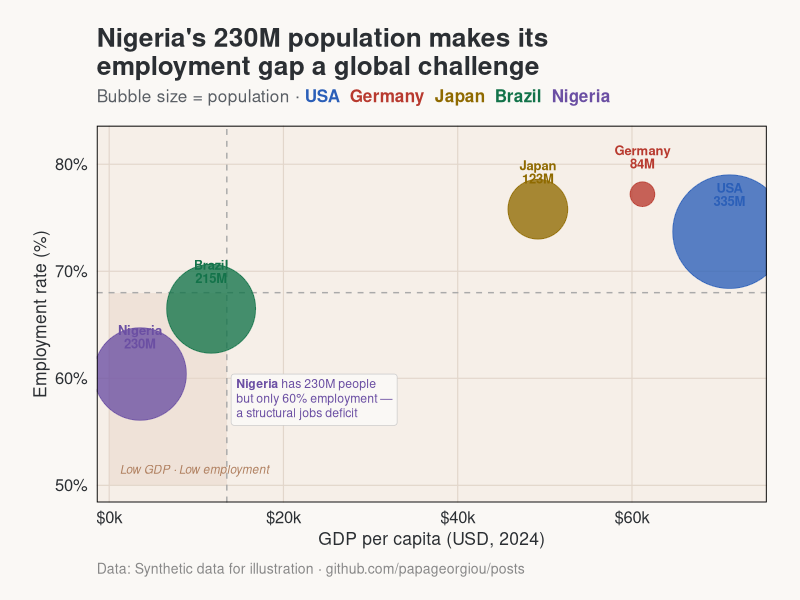

The R script that drew this image:
# Chart 5: Bubble — GDP per capita vs Employment Rate, sized by population (2024)
# Insight: Nigeria's huge population makes its low employment rate a global labour challenge

library(tidyverse)
library(ggtext)
library(scales)

# ── Palette & theme ────────────────────────────────────────────────────────────
bg_plot   <- "#F6EFE8"
bg_figure <- "#FAF8F5"
gridlines <- "#E2D6CB"
text_axes <- "#2B2F33"

palette_warm <- c(
  USA     = "#2B5FB8",
  Germany = "#B83A2F",
  Japan   = "#8F6A00",
  Brazil  = "#13734A",
  Nigeria = "#6B4FA3"
)

my_social_theme <- function(base_size = 14, base_family = "Helvetica") {
  ggthemes::theme_foundation(base_size = base_size, base_family = base_family) +
    theme(
      plot.background  = element_rect(fill = bg_figure, color = NA),
      panel.background = element_rect(fill = bg_plot,   color = NA),
      panel.grid.major = element_line(color = gridlines, linewidth = 0.4),
      panel.grid.minor = element_blank(),
      axis.ticks       = element_blank(),
      axis.text        = element_text(color = text_axes, size = rel(0.85)),
      axis.title       = element_text(color = text_axes, size = rel(0.9)),
      plot.title       = element_text(face = "bold", size = rel(1.35), color = text_axes,
                                      hjust = 0, margin = margin(b = 6)),
      plot.subtitle    = element_markdown(size = rel(0.95), color = "#5A5F65",
                                          margin = margin(b = 14)),
      plot.caption     = element_text(size = rel(0.72), color = "#888888",
                                      hjust = 0, margin = margin(t = 10)),
      plot.margin      = margin(20, 24, 16, 24),
      legend.position  = "none"
    )
}

# ── Data (2024 snapshot) ───────────────────────────────────────────────────────
df <- tribble(
  ~country,   ~gdp_per_capita, ~emp_rate, ~population_m,
  "USA",      71200,           73.7,      335,
  "Germany",  61200,           77.2,       84,
  "Japan",    49200,           75.8,      123,
  "Brazil",   11700,           66.5,      215,
  "Nigeria",  3550,            60.4,      230
)

world_avg_emp <- 68
world_avg_gdp <- 13500

# ── Plot ───────────────────────────────────────────────────────────────────────
p <- ggplot(df, aes(gdp_per_capita, emp_rate, size = population_m, color = country)) +
  # Quadrant shading: highlight bottom-left (low GDP, low employment)
  annotate("rect",
    xmin = 0,    xmax = world_avg_gdp,
    ymin = 50,   ymax = world_avg_emp,
    fill = "#E8D6C8", alpha = 0.5
  ) +
  annotate("text",
    x = 1200, y = 51.5, hjust = 0,
    label = "Low GDP · Low employment",
    size = 3, color = "#B08060", fontface = "italic"
  ) +
  # Reference lines
  geom_vline(xintercept = world_avg_gdp, linetype = "dashed",
             color = "#AAAAAA", linewidth = 0.5) +
  geom_hline(yintercept = world_avg_emp, linetype = "dashed",
             color = "#AAAAAA", linewidth = 0.5) +
  # Bubbles
  geom_point(alpha = 0.78) +
  # Country labels
  geom_text(
    aes(label = paste0(country, "\n", round(population_m), "M")),
    size = 3.3, fontface = "bold",
    vjust = -1.1, lineheight = 0.85
  ) +
  # Highlight callout on Nigeria
  annotate("richtext",
    x = 14000, y = 58,
    label = "**Nigeria** has 230M people<br>but only 60% employment —<br>a structural jobs deficit",
    fill = "#FAF8F5", label.color = "#CCCCCC",
    size = 3.1, color = "#6B4FA3", hjust = 0
  ) +
  scale_color_manual(values = palette_warm) +
  scale_size_continuous(range = c(8, 38)) +
  scale_x_continuous(
    labels = label_dollar(scale = 1e-3, suffix = "k"),
    expand = expansion(mult = c(0.02, 0.06))
  ) +
  scale_y_continuous(
    labels = label_percent(scale = 1),
    limits = c(50, 82)
  ) +
  labs(
    title    = "Nigeria's 230M population makes its\nemployment gap a global challenge",
    subtitle = paste0(
      "Bubble size = population  ·  ",
      "<span style='color:#2B5FB8'>**USA**</span>  ",
      "<span style='color:#B83A2F'>**Germany**</span>  ",
      "<span style='color:#8F6A00'>**Japan**</span>  ",
      "<span style='color:#13734A'>**Brazil**</span>  ",
      "<span style='color:#6B4FA3'>**Nigeria**</span>"
    ),
    x       = "GDP per capita (USD, 2024)",
    y       = "Employment rate (%)",
    caption = "Data: Synthetic data for illustration · github.com/papageorgiou/posts"
  ) +
  my_social_theme() +
  theme(plot.subtitle = element_markdown(size = rel(0.88), color = "#5A5F65",
                                         margin = margin(b = 14)))

ggsave(
  "05_bubble_gdp_emp_pop.png",
  plot   = p,
  path   = "/Users/alexp/gd_alpapag/apclients/posts/gdp-employment-5countries",
  width  = 1080, height = 1080, units = "px", dpi = 150, bg = bg_figure
)

message("Chart 5 saved.")
